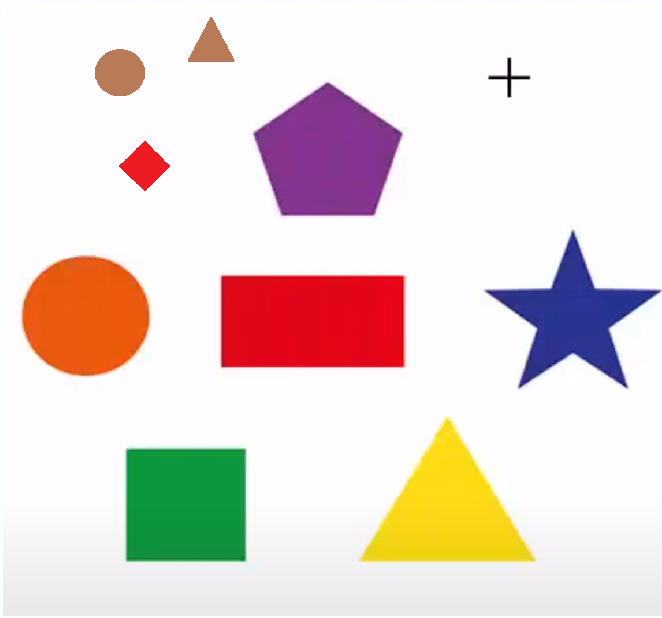
#> input picture pics/shapes.png, 662 x 618 px
$ python shape_detection.py
#> lines starting #> are read from the running program, lines starting #| are printed output that depends on the picture; after the words box and inside, x2 and y2 are one past the last pixel; in counts of white or black regions, pixels touching at a corner belong together
import numpy as np
from matplotlib import pyplot as plt
import cv2

img = cv2.imread('pics/shapes.png')
#> img is the input picture: shape (618, 662, 3); mean B, G, R 214, 218.1, 232.9
imgray = cv2.cvtColor(img, cv2.COLOR_BGR2GRAY)
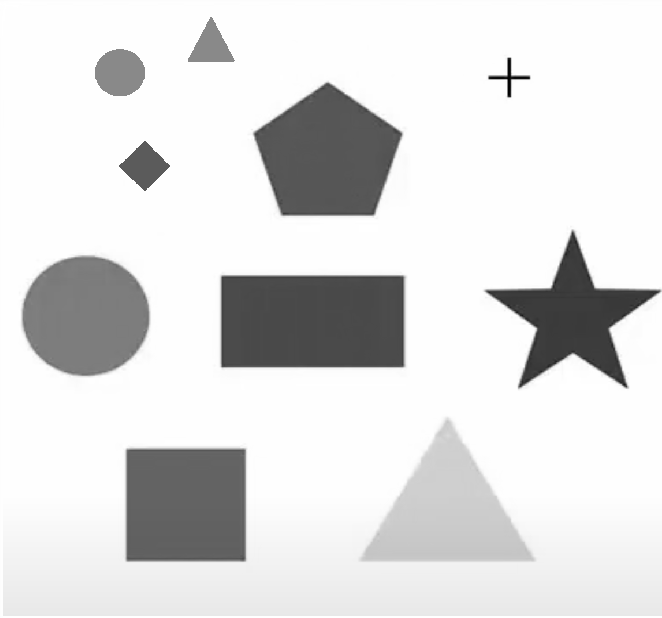
#> imgray: shape (618, 662); min 0, max 255, mean 222.2

_,thrash = cv2.threshold(imgray, 240, 255, cv2.THRESH_BINARY)
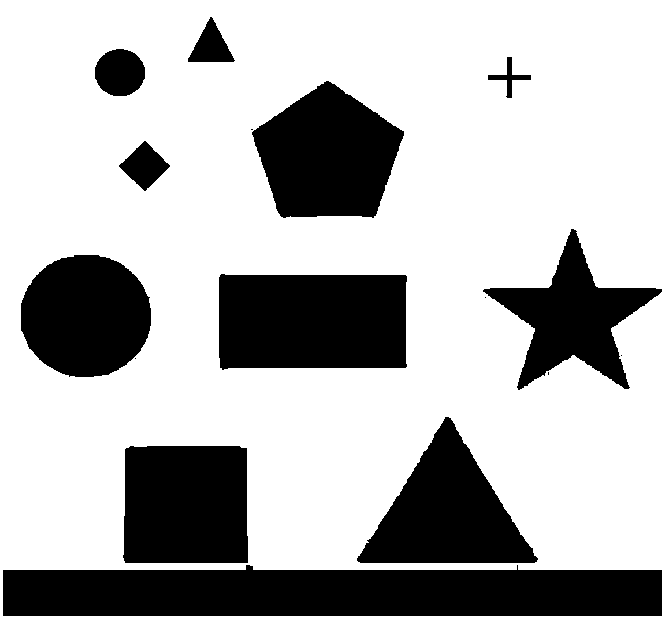
#> thrash: shape (618, 662); 71.1% white; 16 black regions (5 under 20 px)
contours, _ = cv2.findContours(thrash, cv2.RETR_TREE, cv2.CHAIN_APPROX_NONE)
#> contours = 15 contours, 5 with area under 20; largest, box (x1, y1, x2, y2) and area: (0, 0, 662, 618) 365732, (218, 273, 408, 371) 17678, (251, 80, 405, 219) 14651, (122, 445, 249, 564) 14549, (356, 416, 539, 564) 13799
#cv2.drawContours(img, contours, -1, (255,255,0),3)

for contour in contours:
    approx = cv2.approxPolyDP(contour, 0.01* cv2.arcLength(contour,True), True)
    cv2.drawContours(img, [approx], 0, (255,255,0),3)
    x = approx.ravel()[0]
    y = approx.ravel()[1]
    if len(approx) == 3:
        cv2.putText(img, 'triangle', (x,y), cv2.FONT_HERSHEY_SIMPLEX, 0.5, (0,0,0))
    elif len(approx) == 4:
        cv2.putText(img, 'rectangle', (x, y), cv2.FONT_HERSHEY_SIMPLEX, 0.5, (0, 0, 0))
    elif len(approx) == 5:
        cv2.putText(img, 'pentagon', (x, y), cv2.FONT_HERSHEY_SIMPLEX, 0.5, (0, 0, 0))
    elif len(approx) == 10:
        cv2.putText(img, 'triangle', (x, y), cv2.FONT_HERSHEY_SIMPLEX, 0.5, (0, 0, 0))
    elif len(approx) == 3:
        cv2.putText(img, 'star', (x, y), cv2.FONT_HERSHEY_SIMPLEX, 0.5, (0, 0, 0))
    else:
        cv2.putText(img, 'circle', (x, y), cv2.FONT_HERSHEY_SIMPLEX, 0.5, (0, 0, 0))
#> this loop made 15 passes
#> (approx, x, y) on passes 2, 3, 5, 6, 7, 8, 10, 15: ([[124, 449], [246, 447], [248, 562], [125, 563]], 124, 449), ([[356, 558], [448, 416], [538, 559]], 356, 558), ([[134, 358], [135, 357], [136, 358], [135, 359]], 134, 358), ([[620, 355], [621, 354], [622, 355], [621, 356]], 620, 355), ([[484, 297], [485, 296], [486, 297], [485, 298]], 484, 297), ([[218, 277], [405, 274], [407, 366], [222, 370]], 218, 277), ([[144, 140], [170, 165], [145, 191], [118, 166]], 144, 140), ([[210, 16], [235, 60], [233, 62], [187, 61]], 210, 16)
#> (x, y) on passes 1, 4, 9, 11, 12, 13: (0, 0), (548, 371), (54, 260), (250, 129), (251, 132), (507, 56)
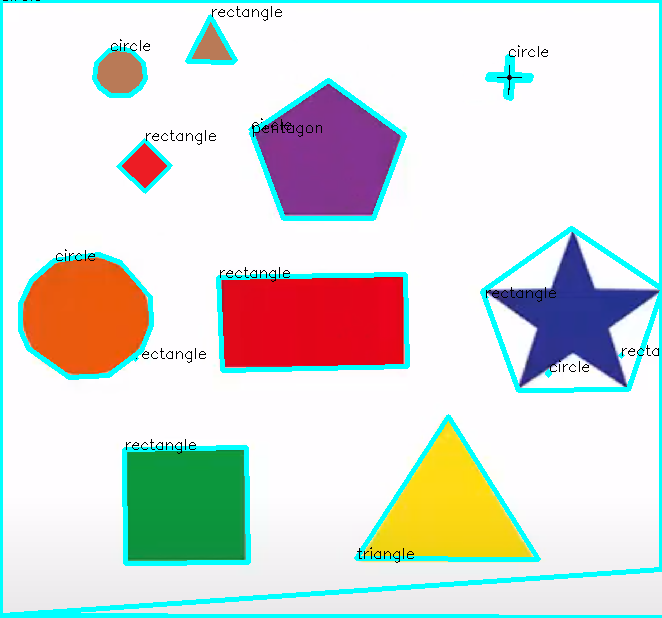
#> img: shape (618, 662, 3); 7.43% of pixels changed, all inside (x1, y1, x2, y2) = (0, 0, 662, 618)

cv2.imshow('original', img)
cv2.imshow('original', img)

cv2.waitKey(0)
cv2.destroyAllWindows()

$ run again, with pics/smarties.png copied over pics/shapes.png
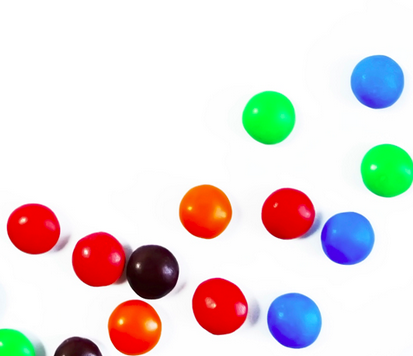
#> input picture pics/smarties.png, 413 x 356 px
#> img is the input picture: shape (356, 413, 3); mean B, G, R 219.1, 220.4, 228.9
#> `_,thrash = cv2.threshold(imgray, 240, 255, cv2.THRESH_BINARY)`:
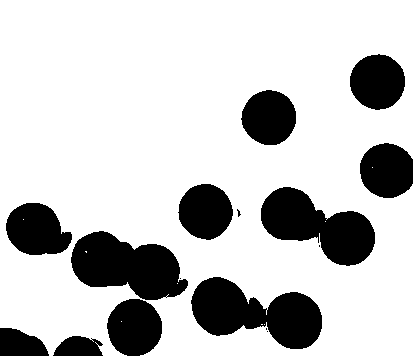
#> thrash: shape (356, 413); 78.2% white; 16 black regions (5 under 20 px)
#> contours = 23 contours, 14 with area under 20; largest, box (x1, y1, x2, y2) and area: (0, 0, 413, 356) 139496, (190, 276, 323, 350) 5778, (70, 230, 189, 301) 5402, (260, 186, 376, 267) 5166, (5, 202, 73, 256) 2619
#> the loop `for contour in contours:` made 23 passes
#> (x, y) on passes 1, 2, 3, 6, 9, 10, 12, 13: (121, 321), (372, 167), (0, 0), (265, 328), (191, 296), (264, 324), (318, 245), (71, 252)
#> after the loop `for contour in contours:`:
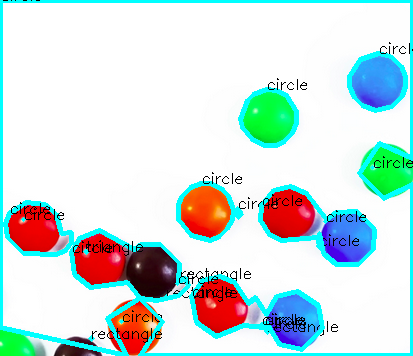
#> img: shape (356, 413, 3); 11.12% of pixels changed, all inside (x1, y1, x2, y2) = (0, 0, 413, 356)
